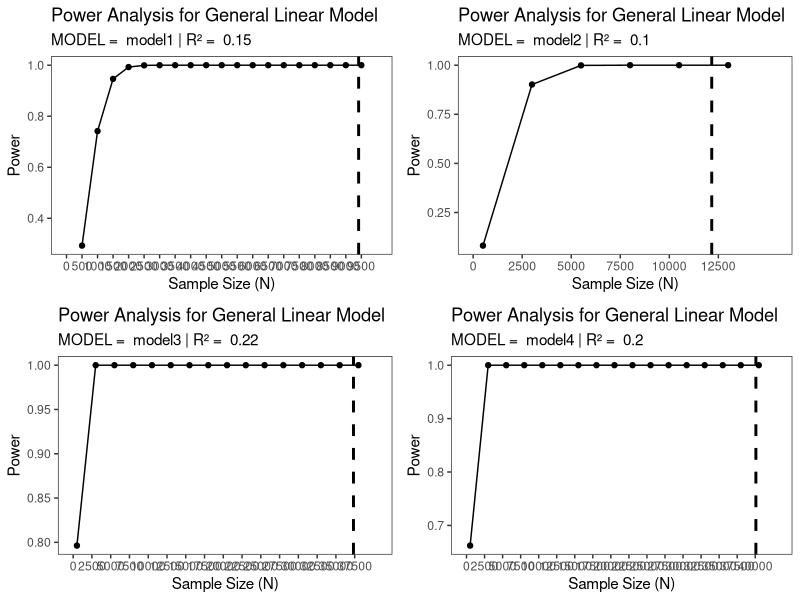

Here is the R script that generated this plot:
#############################
# Package Install/Load
#############################
library(pwr)
library(ggplot2)
library(ggpubr)

#############################
# Custom Function
#############################
power_mtx <- function(mod_sampsize_obs, r2_obs, model_nm) {
     x_mod_sampsize_obs <- mod_sampsize_obs[model_nm]
     y_r2_obs <- r2_obs[model_nm]
     ## sample size grid
     by_grid <- ifelse(test = mod_sampsize_obs<10000,
                       yes = 500, no = 2500)
     models_samples_grid <- seq(from = 500, to = x_mod_sampsize_obs + by_grid, by = by_grid)
     ##
     u <- 14 # Number of predictors - terms in the right-hand side of the equation
     f2 <- y_r2_obs^2/(1 - y_r2_obs^2)
     sig_level <- c(0.01)
     v <- models_samples_grid - (u + 1) # degrees of freedom
     names(models_samples_grid) <- v
     res_mtx <- expand.grid("u" = u, "sig.level" = sig_level, "f2" = f2, "v" = v, "models" = model_nm)
     res_mtx$N <- models_samples_grid[as.character(res_mtx$v)]
     power <- NULL
     for(r in seq(nrow(res_mtx))) {
          pwr_val <- pwr.f2.test(u = res_mtx$u[r],
                                 f2 = res_mtx$f2[r],
                                 sig.level = res_mtx$sig.level[r],
                                 v = res_mtx$v[r])
          power <- c(power, pwr_val$power)
     }
     res_mtx$power <- power
     
     p <- ggplot(data = res_mtx, mapping = aes(x = N, 
                                               y = power)) +
          geom_point() + geom_line() +
          geom_vline(xintercept = x_mod_sampsize_obs, linewidth = 1, linetype = "dashed") +
          scale_color_manual(name = "Power", 
                             values = RColorBrewer::brewer.pal(n = 8, name = "Accent")) +
          labs(title = "Power Analysis for General Linear Model",
               subtitle = paste("MODEL = ", names(x_mod_sampsize_obs), "| R² = ", y_r2_obs),
               y = "Power", 
               x = "Sample Size (N)") +
          scale_x_continuous(limits = c(0, max(res_mtx$N) + by_grid), breaks = seq(from = 0,
                                                                         to = max(res_mtx$N),
                                                                         by = by_grid)) +
          theme_bw() + theme(panel.grid.major = element_blank(),
                             panel.grid.minor = element_blank())
     
}

#############################
# Observed Data
#############################
country_sample <- c("chile" = 1301, "uruguay" = 1450, "ecuador" = 5235, "brazil" = 9412, "colombia" = 22694)
# model1 = brazil; model2 = brazil, chile, uruguay; model3 = brazil, colombia, ecuador; model4 = all countries
models_sample_observed <- c("model1" = country_sample[["brazil"]],
                            "model2" = sum(country_sample[c("brazil","chile","uruguay")]),
                            "model3" = sum(country_sample[c("brazil","colombia","ecuador")]),
                            "model4" = sum(country_sample))
# f2 calculation from R^2 --> f2 = R^2/(1 - R^2)
r_squared_observed <- c("model1" = 0.15, "model2" = 0.1, "model3" = 0.22, "model4" = 0.2)

############################
# Power Analysis for Linear Model
# https://www.r-bloggers.com/2017/07/power-analysis-and-sample-size-calculation-for-agriculture/
#############################
res <- list()
for(mod in names(models_sample_observed)) {
     res[[mod]] <- power_mtx(mod_sampsize_obs = models_sample_observed[mod],
                             r2_obs = r_squared_observed[mod],
                             model_nm = mod)
}
final_plot <- ggarrange(plotlist = res, ncol = 2, nrow = 2)
ggsave(filename = "pwr_analysis_plot.pdf", plot = final_plot, width = 20, height = 10)
